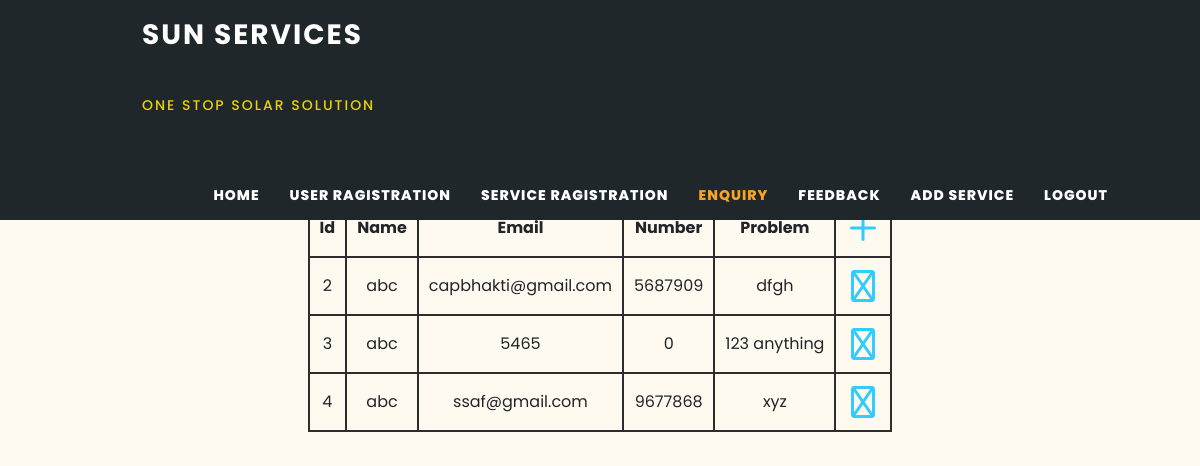
/code/solar_admin/enquiry.php, run on the app's committed database.
### tables this page shows
CREATE TABLE `enquiry` (
  `id` int(20) NOT NULL,
  `name` varchar(254) NOT NULL,
  `email` varchar(254) NOT NULL,
  `number` int(19) NOT NULL,
  `problem` text NOT NULL
);

### code/solar_admin/enquiry.php (the view, shortened to what this page needs)
<!DOCTYPE html>
<html lang="en">
<head>
  <link href="vendor/bootstrap/css/bootstrap.min.css" rel="stylesheet" />
  <link rel="stylesheet" href="assets/css/fontawesome.css" />
  <link rel="stylesheet" href="assets/css/decor_project.css" />
  <link rel="stylesheet" href="assets/css/owl.css" />
  <link rel="stylesheet" href="assets/css/lightbox.css" />
  <link
  rel="stylesheet"
  href="https://site-assets.fontawesome.com/releases/v6.2.1/css/all.css" />
</head>
<body>
  <header class="header-area">
    <div class="container">
      <div class="row">
        <div class="col-12">
          <nav class="main-nav">
            <a href="index.html" class="logo">
              Sun Services<br />
              <h4 class="slogen">One Stop Solar Solution</h4>
            </a>
            <ul class="nav">
              <li>
                <a href="index.php">Home</a>
              </li>
                <li>
                <a href="user_register.php" >User Ragistration</a>
              </li>
              <li>
                <a href="service.php">Service Ragistration</a>
              </li>
              <li><a href="enquiry.php" class="active">Enquiry</a></li>
              <li><a href="feedback.php">Feedback</a></li>
              <li><a href="add_service.php">Add Service</a></li>
              <li>
                  <a href="logout.php" name="logout">Logout</a>
                </li>
            </ul>
          </nav>
        </div>
      </div>
    </div>
  </header>
  <section class="heading-page header-text" id="top">
    <div class="container">
      <div class="row">
        <div class="col">
          <h2 >Enquiry Submission</h2>
          <table class="table1" id="enquiry">
            <?php
            $db = mysqli_connect("localhost", "root", "", "sun");
            $str = "select * from enquiry";
            $result = mysqli_query($db, $str);
            ?>
            <tr>
              <th>Id</th>
              <th>Name</th>
              <th>Email</th>
              <th>Number</th>
              <th>Problem</th>
              <th style="text-align: center" ><a href="enquiry_add.php"><span class="fa-regular fa-plus"></span></a></th>
            </tr>
            <?php while ($row = mysqli_fetch_array($result, MYSQLI_BOTH)) {
              ?>
            <tr>
              <td>
                <?php echo $row[0] ?>
                </td>
                <td>
                <?php echo $row[1] ?>
              </td>
              <td>
                <?php echo $row[2] ?>
              </td>
              <td>
                <?php echo $row[3] ?>
              </td>
              <td>
                <?php echo $row[4] ?>
              </td>
              <td><a href="enquiry_del.php?id=<?php echo $row[0] ?>" ><span class="fa-regular fa-trash"></span></a></td>
            </tr>
          <?php } ?>
          </table>
        </div>
      </div>
    </div>
  </section>
</body>
</html>

### code/solar_admin/assets/css/decor_project.css (style rules this page uses)
html, body, div, span, applet, object, iframe, h1, h2, h3, h4, h5, h6, p, blockquote, div pre, a, abbr, acronym, address, big, cite, code, del, dfn, em, font, img, ins, kbd, q, s, samp, small, strike, strong, sub, sup, tt, var, b, u, i, center, dl, dt, dd, ol, ul, li, figure, header, nav, section, article, aside, footer, figcaption, img { margin: 0; padding: 0; border: 0; outline: 0; }
ul, li { padding: 0; margin: 0; list-style: none; }
header, nav, section, article, aside, footer, hgroup { display: block; }
* { box-sizing: border-box; }
html, body { font-family: "Poppins", sans-serif; font-weight: 400; background-color: #fff; font-size: 16px; -ms-text-size-adjust: 100%; -webkit-font-smoothing: antialiased; -moz-osx-font-smoothing: grayscale; }
a { text-decoration: none !important; color: #3cf; }
h1, h2, h3, h4, h5, h6 { margin-top: 0px; margin-bottom: 0px; }
ul { margin-bottom: 0px; }
html, body { background: floralwhite; font-family: "Poppins", sans-serif; }
.header-area { background-color: #1f272b; position: absolute; top: 0px; left: 0; right: 0; z-index: 100; -webkit-transition: all 0.5s ease 0s; -moz-transition: all 0.5s ease 0s; -o-transition: all 0.5s ease 0s; transition: all 0.5s ease 0s; }
.header-area .main-nav { min-height: 100px; background: transparent; }
.header-area .main-nav .logo { line-height: 70px; color: #fffefe; font-size: 28px; font-weight: 700; text-transform: uppercase; letter-spacing: 2px; float: left; padding-left: 100px; -webkit-transition: all 0.3s ease 0s; -moz-transition: all 0.3s ease 0s; -o-transition: all 0.3s ease 0s; transition: all 0.3s ease 0s; }
.header-area .main-nav .slogen { line-height: 70px; color: #ffe600e6; font-size: 14px; font-weight: 500; letter-spacing: 2px; float: left; -webkit-transition: all 0.3s ease 0s; -moz-transition: all 0.3s ease 0s; -o-transition: all 0.3s ease 0s; transition: all 0.3s ease 0s; }
.main-nav .nav { float: right; margin-top: 30px; margin-right: 50px; background-color: transparent; -webkit-transition: all 0.3s ease 0s; -moz-transition: all 0.3s ease 0s; -o-transition: all 0.3s ease 0s; transition: all 0.3s ease 0s; position: relative; z-index: 999; }
.header-area .main-nav .nav li { padding-left: 15px; padding-right: 15px; }
.header-area .main-nav .nav li:last-child { padding-right: 0px; }
.header-area .main-nav .nav li a { display: block; font-weight: 800; font-size: 14px; text-transform: uppercase; color: #fff; -webkit-transition: all 0.3s ease 0s; -moz-transition: all 0.3s ease 0s; -o-transition: all 0.3s ease 0s; transition: all 0.3s ease 0s; height: 50px; line-height: 50px; border: transparent; letter-spacing: 1px; }
.header-area .main-nav .nav li:hover a, .header-area .main-nav .nav li a.active { color: #f5a425 !important; }
.header-area .nav { margin-top: 30px; }
@media (min-width: 767px) { .header-area .main-nav .nav { display: flex !important; } }
section.heading-page { padding-top: 160px; width: auto; text-align: center; }
.table1 , th , td { border: 2px solid #2d2d2d; margin-left: auto; margin-right: auto; width:auto; }
.table2 , th , td { border: 2px solid #2d2d2d; border-radius: 10px; margin-left: auto; margin-right: auto; }
.table , th , td { border: 2px solid #2d2d2d; margin-left: auto; margin-right: auto; width:auto; padding: 10px; margin-top:100px; }
.fa-regular { transform: scale(2); padding:10px; }

### data on the page
enquiry: id "2", name "abc", email "capbhakti@gmail.com", number "5687909", problem "dfgh"
enquiry: id "3", name "abc", email "5465", number "0", problem "123 anything"
enquiry: id "4", name "abc", email "ssaf@gmail.com", number "9677868", problem "xyz"
